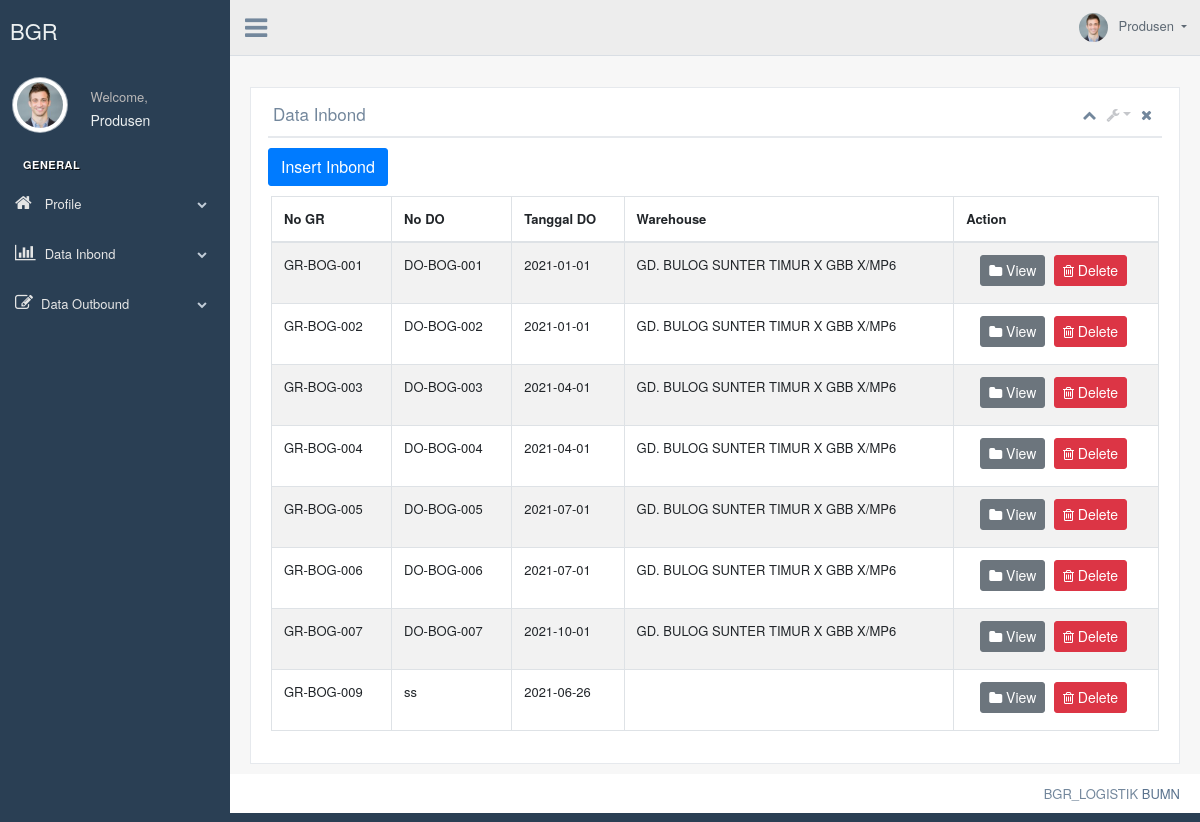
The page /index.php/c_produsen/produsen_data_inbond on the database as committed earlier.
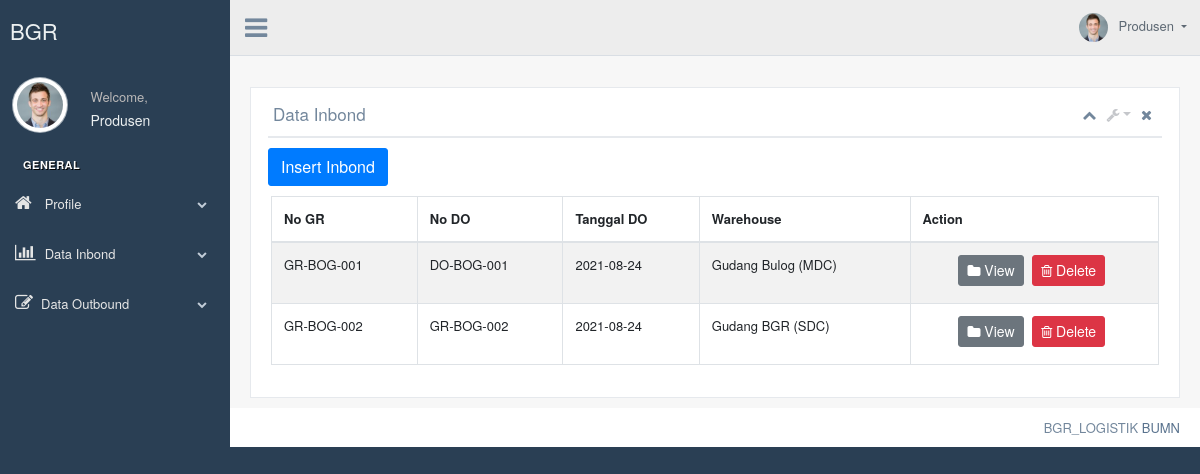
The same page on the database as committed later.
### tables this page shows
CREATE TABLE `inbound` (
  `no_gr` varchar(15) NOT NULL,
  `kode_user` varchar(30) NOT NULL,
  `no_do` varchar(15) NOT NULL,
  `do_date` date NOT NULL,
  `trans_tipe` char(10) NOT NULL,
  `do_type` char(10) NOT NULL,
  `supplier_id` varchar(15) NOT NULL,
  `address_org` varchar(255) NOT NULL,
  `city_org` char(100) NOT NULL,
  `province_org` char(100) NOT NULL,
  `country_org` char(100) NOT NULL,
  `wh_org` varchar(100) NOT NULL,
  `buyer_id` varchar(15) NOT NULL,
  `address_dest` varchar(255) NOT NULL,
  `city_dest` char(100) NOT NULL,
  `province_dest` char(100) NOT NULL,
  `country_dest` char(100) NOT NULL,
  `wh_dest` varchar(100) NOT NULL,
  `etd` date NOT NULL,
  `eta` date NOT NULL
);

### application/controllers/C_Produsen.php (called while the page is built, shortened)
<?php
class C_Produsen extends CI_Controller {
	function __construct(){
		$this->load->model('M_Produsen');
	}
	public function produsen_data_inbond()
	{
		$data['inbound']=$this->M_Produsen->getinbound();
		$this->load->view('produsen/v_produsen_inbond', $data);
	}
}

### index.php (called while the page is built, shortened)
<?php
require_once BASEPATH.'core/CodeIgniter.php';

### application/models/M_Produsen.php (called while the page is built, shortened)
<?php
class M_Produsen extends CI_Model{
	public function getinbound()
    {
        return $this->db->get('inbound')->result();
    }
}

### application/views/produsen/v_produsen_inbond.php (the view, shortened to what this page needs)
<?php $this->view('include/v_header'); ?>
  <body class="nav-md">
    <div class="container body">
      <div class="main_container">
        <div class="col-md-3 left_col">
          <div class="left_col scroll-view">
            <div class="navbar nav_title" style="border: 0;">
            <a href="" class="site_title"> <span>BGR LOGISTIK|BUMN</span></a>
            </div>
            <div class="profile clearfix">
              <div class="profile_pic">
                <img src="<?php echo base_url() ?>production/images/img.jpg" alt="..." class="img-circle profile_img">
              </div>
              <div class="profile_info">
                <span>Welcome,</span>
                <h2>Produsen</h2>
              </div>
            </div>
            <br />
                <div id="sidebar-menu" class="main_menu_side hidden-print main_menu">
                        <div class="menu_section">
                            <h3>General</h3>
                            <ul class="nav side-menu">
                                <li><a><i class="fa fa-home"></i> Profile <span class="fa fa-chevron-down"></span></a>
                                </li>
                                <li><a><i class="fa fa-bar-chart-o"></i> Data Inbond <span class="fa fa-chevron-down"></span></a>
                                </li>
                                <li><a><i class="fa fa-edit"></i>Data Outbound <span class="fa fa-chevron-down"></span></a>
                                </li>
                            </ul>
                        </div>
               </div>
          </div>
        </div>
        <div class="top_nav">
            <div class="nav_menu">
                <div class="nav toggle">
                  <a id="menu_toggle"><i class="fa fa-bars"></i></a>
                </div>
                <nav class="nav navbar-nav">
                <ul class=" navbar-right">
                  <li class="nav-item dropdown open" style="padding-left: 15px;">
                    <a href="javascript:;" class="user-profile dropdown-toggle" aria-haspopup="true" id="navbarDropdown" data-toggle="dropdown" aria-expanded="false">
                      <img src="<?php echo base_url() ?>production/images/img.jpg" alt="">Produsen
                    </a>
                  </li>
                </ul>
              </nav>
            </div>
          </div>
        <div class="right_col" role="main">
          <div class="">
            <div class="page-title">
              <div class="title_right">
                <div class="col-md-5 col-sm-5 col-xs-12 form-group pull-right top_search">
                </div>
              </div>
            </div>
            <div class="clearfix"></div>
            <div class="row">
              <div class="col-md-12 col-sm-12 ">
                <div class="x_panel">
                  <div class="x_title">
                    <h2>Data Inbond <small></small></h2>
                    <ul class="nav navbar-right panel_toolbox">
                      <li><a class="collapse-link"><i class="fa fa-chevron-up"></i></a>
                      </li>
                      <li class="dropdown">
                        <a href="#" class="dropdown-toggle" data-toggle="dropdown" role="button" aria-expanded="false"><i class="fa fa-wrench"></i></a>
                      </li>
                      <li><a class="close-link"><i class="fa fa-close"></i></a>
                      </li>
                    </ul>
                    <div class="clearfix">
                    </div>
                  </div>
                  <button type="button" class="btn btn-primary" onclick="window.location.replace('produsen_insert_inbond');">Insert Inbond</button>
                  <div class="x_content">
                      <div class="row">
                          <div class="col-sm-12">
                            <div class="card-box table-responsive">
                    <table id="datatable-buttons" class="table table-striped table-bordered" style="width:100%">
                      <thead>
                        <tr>
                          <th>No GR</th>
                          <th>No DO</th>
                          <th>Tanggal DO</th>
                          <th>Warehouse</th>
                          <th>Action</th>
                        </tr>
                      </thead>
                      <tbody>
                          <?php foreach ($inbound as $brt=>$value) :?>
                        <tr>
                         <td><?= $value->no_gr;?></td>
                         <td><?= $value->no_do;?></td>
												 <td><?= $value->do_date;?></td>
												 <td><?= $value->wh_dest;?></td>
                        <td><center>
                            <a href="<?=base_url("c_produsen/inbound_detail/").$value->no_gr; ?>" class="btn btn-secondary btn-sm"><i class="fa fa-folder"></i> View </a>
                            <a href="<?php echo site_url('c_produsen/delete_inbound/').$value->no_gr; ?>" class="btn btn-danger btn-sm"><i class="fa fa-trash-o"></i> Delete </a>
                            </center></td>
                        </tr>
                        <?php endforeach;?>
                      </tbody>
                    </table>
                  </div>
                </div>
              </div>
            </div>
                </div>
              </div>
            </div>
          </div>
        </div>
        <footer>
          <div class="pull-right">
          BGR_LOGISTIK <a href="https://www.bgrlogistics.id/id">BUMN</a>
          </div>
          <div class="clearfix"></div>
        </footer>
      </div>
    </div>
    <?php $this->view('include/v_footer'); ?>

### application/views/include/v_header.php (shortened to what this page needs)
<!DOCTYPE html>
<html lang="en">
	<head>
		<link href="<?php echo base_url(); ?>vendors/bootstrap/dist/css/bootstrap.min.css" rel="stylesheet">
		<link href="<?php echo base_url(); ?>vendors/font-awesome/css/font-awesome.min.css" rel="stylesheet">
		<link href="<?php echo base_url(); ?>vendors/nprogress/nprogress.css" rel="stylesheet">
		<link href="<?php echo base_url(); ?>vendors/animate.css/animate.min.css" rel="stylesheet">
		<link href="<?php echo base_url(); ?>build/css/custom.min.css" rel="stylesheet">
		<link href="<?php echo base_url(); ?>vendors/iCheck/skins/flat/green.css" rel="stylesheet">
		<link href="<?php echo base_url(); ?>vendors/bootstrap-progressbar/css/bootstrap-progressbar-3.3.4.min.css" rel="stylesheet">
		<link href="<?php echo base_url(); ?>vendors/jqvmap/dist/jqvmap.min.css" rel="stylesheet"/>
		<link href="<?php echo base_url(); ?>vendors/bootstrap-daterangepicker/daterangepicker.css" rel="stylesheet">
		<link href="<?php echo base_url(); ?>vendors/select2/dist/css/select2.min.css" rel="stylesheet" type="text/css" />
		<link href="<?php echo base_url(); ?>vendors/datatables.net-bs/css/dataTables.bootstrap.min.css" rel="stylesheet">
		<link href="<?php echo base_url(); ?>vendors/datatables.net-buttons-bs/css/buttons.bootstrap.min.css" rel="stylesheet">
		<link href="<?php echo base_url(); ?>vendors/datatables.net-fixedheader-bs/css/fixedHeader.bootstrap.min.css" rel="stylesheet">
		<link href="<?php echo base_url(); ?>vendors/datatables.net-responsive-bs/css/responsive.bootstrap.min.css" rel="stylesheet">
		<link href="<?php echo base_url(); ?>vendors/datatables.net-scroller-bs/css/scroller.bootstrap.min.css" rel="stylesheet">
		<link rel="stylesheet" href="<?php echo base_url(); ?>vendors/leaflet/leaflet.css" />
	</head>
	<body class="nav-md">
		<div class="container body">
			<div class="main_container">

### application/views/include/v_footer.php (shortened to what this page needs)
		</div>
	</body>
</html>

Rows that differ between the two databases and show on the page:
removed inbound: no_gr "GR-BOG-003", no_do "DO-BOG-003", do_date "2021-04-01", wh_dest "GD. BULOG SUNTER TIMUR X GBB X/MP6"
removed inbound: no_gr "GR-BOG-004", no_do "DO-BOG-004", do_date "2021-04-01", wh_dest "GD. BULOG SUNTER TIMUR X GBB X/MP6"
removed inbound: no_gr "GR-BOG-005", no_do "DO-BOG-005", do_date "2021-07-01", wh_dest "GD. BULOG SUNTER TIMUR X GBB X/MP6"
removed inbound: no_gr "GR-BOG-006", no_do "DO-BOG-006", do_date "2021-07-01", wh_dest "GD. BULOG SUNTER TIMUR X GBB X/MP6"
removed inbound: no_gr "GR-BOG-007", no_do "DO-BOG-007", do_date "2021-10-01", wh_dest "GD. BULOG SUNTER TIMUR X GBB X/MP6"
removed inbound: no_gr "GR-BOG-009", no_do "ss", do_date "2021-06-26"
changed inbound "GR-BOG-001": do_date "2021-01-01" → "2021-08-24"; wh_dest "GD. BULOG SUNTER TIMUR X GBB X/MP6" → "Gudang Bulog (MDC)"
changed inbound "GR-BOG-002": no_do "DO-BOG-002" → "GR-BOG-002"; do_date "2021-01-01" → "2021-08-24"; wh_dest "GD. BULOG SUNTER TIMUR X GBB X/MP6" → "Gudang BGR (SDC)"
